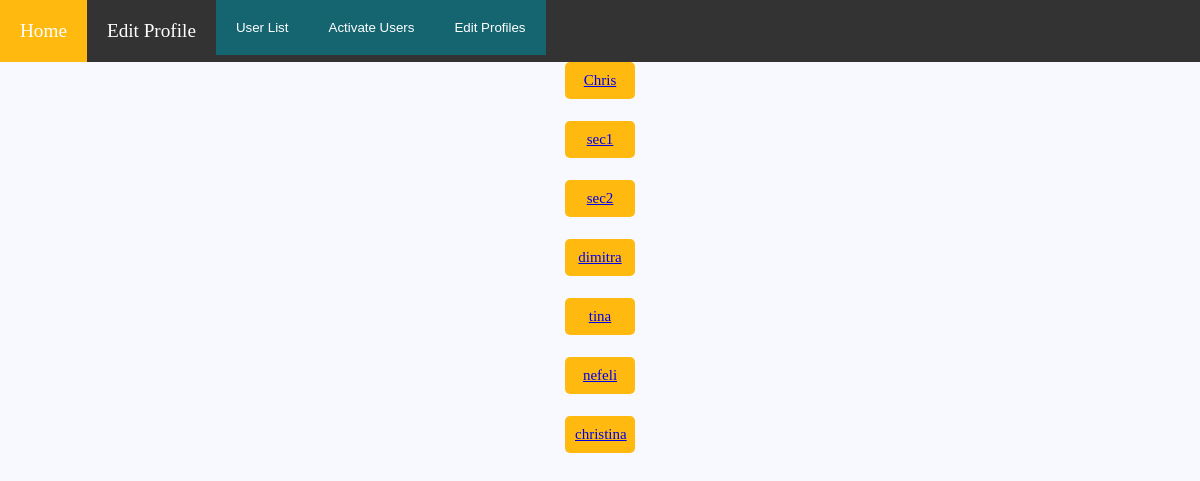
The page /sec_profile.php on the database its author committed.
### tables this page shows
CREATE TABLE `secratary` (
  `id` int(11) NOT NULL,
  `username` varchar(40) NOT NULL,
  `email` varchar(40) NOT NULL,
  `phone` varchar(255) NOT NULL,
  `password` varchar(64) NOT NULL,
  `status` enum('Active','Inactive','','') NOT NULL DEFAULT 'Inactive',
  `image` varchar(40) NOT NULL
);

### sec_profile.php (the view, shortened to what this page needs)
<center>
    <?php
    include ("server.php");
    include ("nav_sec.php");
    ?>
<head>
    <link rel="stylesheet" type="text/css" href="style.css">
</head>
    <?php
    $query1 = "SELECT * FROM secratary";
    $data1 = mysqli_query($db, $query1);
    while ($row = mysqli_fetch_array($data1)) {
    echo "<div class= 'btn' style = 'width: 50px;'><a href='sec_profile.php?update={$row['id']}'>{$row['username']}</a></div>";
    echo "<br />";
    }
    ?>
</center>

### style.css (style rules this page uses)
* { margin: 0px; padding: 0px; }
body { font-size: 120%; background: #F8F8FF; }
.btn { padding: 10px; font-size: 15px; color: white; background: #FFB90F; border: none; border-radius: 5px; }

### nav_sec.php (style rules this page uses)
body { margin: 0; }

### rows shown on the page
secratary: username "Chris"
secratary: username "sec1"
secratary: username "sec2"
secratary: username "dimitra"
secratary: username "tina"
secratary: username "nefeli"
secratary: username "christina"
